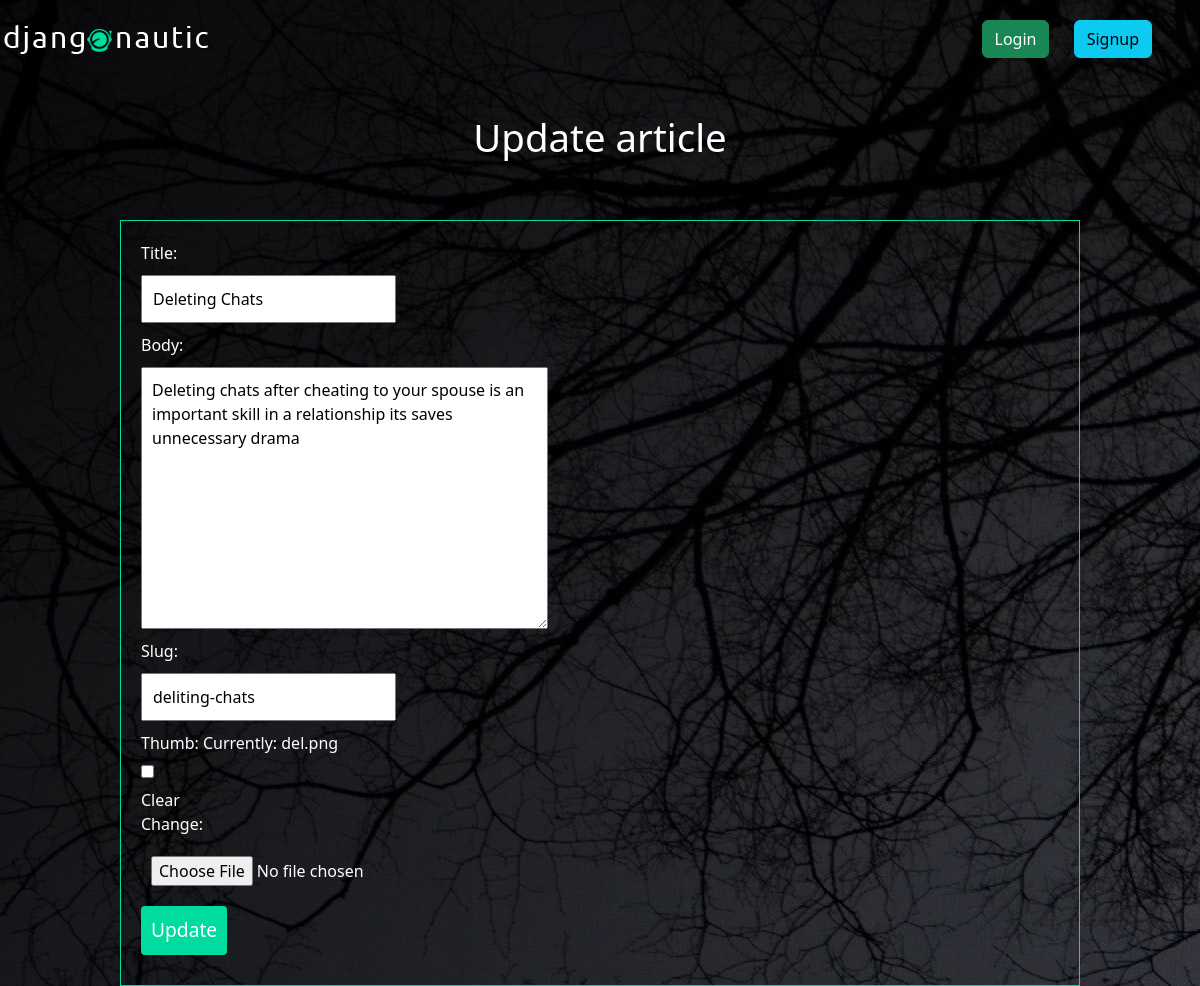
The page /articles/edit/7/ on the database its author committed.
### articles/models.py (models this page shows, shortened)
class Article(models.Model):
    title = models.CharField(max_length=100)
    slug = models.SlugField()
    body = models.TextField()
    date = models.DateTimeField(auto_now_add=True)
    thumb = models.ImageField(default="default.png", blank=True)
    author = models.ForeignKey(User, default=None, on_delete=models.CASCADE)

### articles/views.py (the view)
# urls.py: path('edit/<str:pk>/', article_edit, name="edit"),
def article_edit(request, pk):
   queryset = Article.objects.get(id=pk)
   form = EditArticle(instance=queryset)
   if request.method == 'POST':
       form = EditArticle(request.POST, instance=queryset)
       if form.is_valid():
            form.save()
            messages.success(request, 'Article updated successfully')
            return redirect('articles:list')
   return render(request, 'articles/edit_article.html', {"form": form})

### articles/forms.py
class EditArticle(forms.ModelForm):
    class Meta:
        model = Article
        fields = ['title', 'body', 'slug', 'thumb']

### articles/templates/articles/edit_article.html (shortened to what this page needs)
{% extends 'base.html' %}
{% block content %}
<div class="article-update">
    <h1>Update article</h1>
    <form class="site-form" action="" method="post" enctype="multipart/form-data">
        {{ form }}
        <input type="submit" value="Update">
    </form>
</div>
{% endblock %}

### articles/static/css/styles.css (style rules this page uses)
body { background-image: url(../img/dark.jpg); background-repeat: no-repeat; color: #fff; }
h1, h2, h3, h4, h5 { font-weight: normal; margin: 0; }
a { color: #fff; text-decoration: none; }
.wrapper h1 { text-align: center; margin: 20px auto; font-size: 2.4em; }
.site-form { margin-top: 60px; border: 1px solid #00dba0; padding: 20px; }
.site-form input, .site-form textarea { display: block; margin: 10px 0 10px 0; padding: 10px; }
.site-form input[type="submit"] { background: #00dba0; border: 0; color: #fff; font-size: 1.2em; border-radius: 4px; margin: 10px 0; }

### rows shown on the page
Article: title "Deleting Chats", body "Deleting chats after cheating to your spouse is an important skill in a relationship its saves unnecessary drama", slug "deliting-chats"
